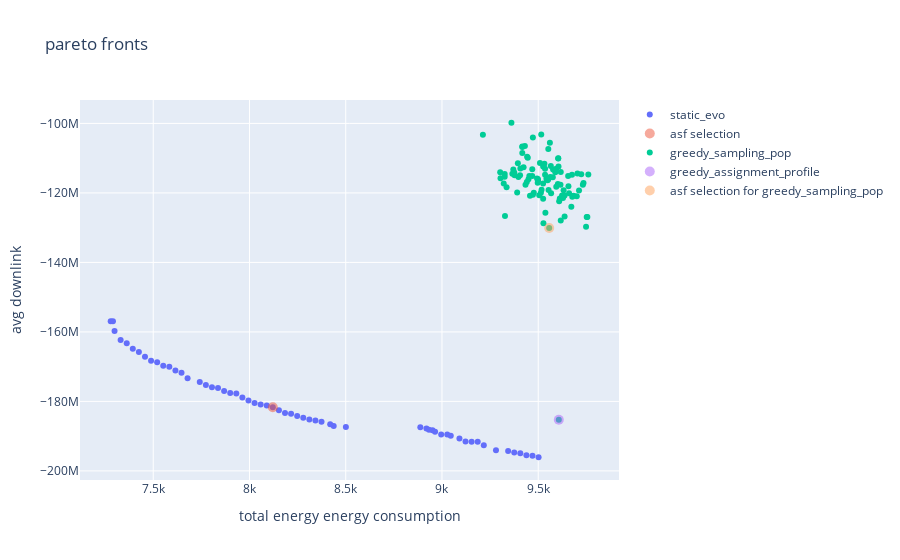
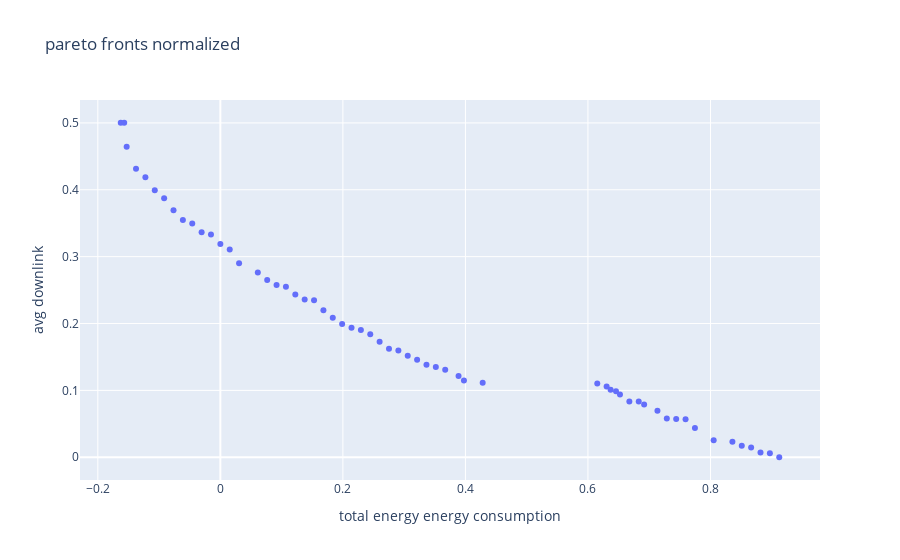
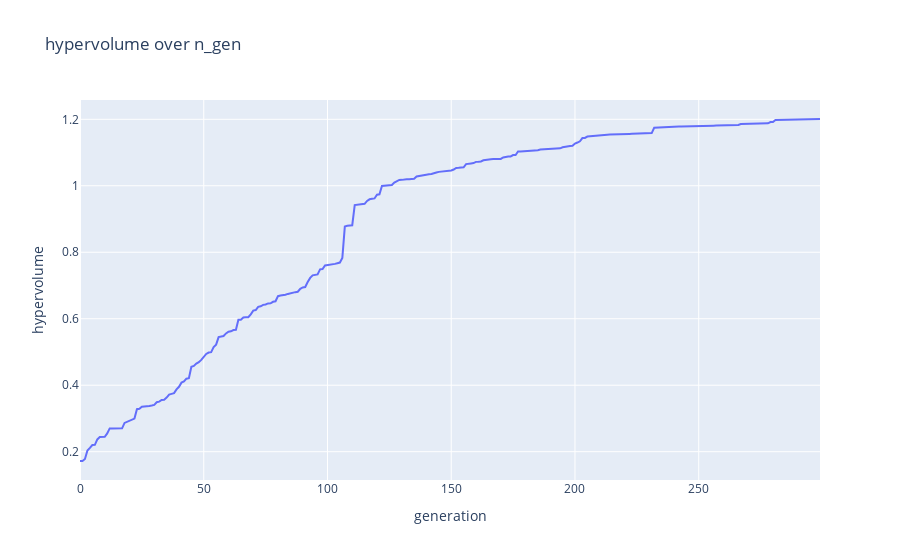

The notebook cell saved with these charts, in order:
### Code cell
fig1 = go.Figure()
fig1.update_layout(
    title=f"pareto fronts",
    xaxis_title="total energy energy consumption",
    yaxis_title="avg downlink")

fig0 = go.Figure()
fig0.update_layout(
    title=f"pareto fronts normalized",
    xaxis_title="total energy energy consumption",
    yaxis_title="avg downlink")

##### add paretofronts of all runs
for index, pareto_front in enumerate(pareto_fronts):

    fig1.add_trace(
        go.Scatter(
            x=np.array(pareto_front)[:,0],
            y=np.array(pareto_front)[:,1],
            mode='markers',
            name=config_names[index],
            )
        )
    
    fig0.add_trace(
        go.Scatter(
            x=np.array(paretor_fronts_normalized[index])[:,0],
            y=np.array(paretor_fronts_normalized[index])[:,1],
            mode='markers',
            name=config_names[index],
            )
        )
    
    i_2 = asf_select(np.array(pareto_front))
    fig1.add_trace(
    go.Scatter(
        x=np.array(pareto_front[i_2][0]),
        y=np.array(pareto_front[i_2][1]),
        mode='markers',
        name= "asf selection",
        opacity= 0.5,
        marker=dict(size=10)
        )
    )

##### add rssi sampling population
son = Son(adjacencies_file_name=f"./datastore/{network_name}/{network_name}_adjacencies.json", parameter_config_file_name=f"./datastore/{network_name}/{config_names[0]}/{config_names[0]}.json")
sampling_pop_objecitve_space = create_greedy_rssi_sampling_pop(results_object["optimization_objectives"], son)
fig1.add_trace(
     go.Scatter(
        x=sampling_pop_objecitve_space[:,0],
        y=sampling_pop_objecitve_space[:,1],
        mode='markers',
        name= "greedy_sampling_pop",
        )
    )
###### highlight greedy assignment activation profile
fig1.add_trace(
    go.Scatter(
        x=np.array(sampling_pop_objecitve_space[-1][0]),
        y=np.array(sampling_pop_objecitve_space[-1][1]),
        mode='markers',
        name= "greedy_assignment_profile",
        opacity= 0.5,
        marker=dict(size=10)
        )
    )
##### highlight asf selection from rssi_sampling
i = asf_select(sampling_pop_objecitve_space)
fig1.add_trace(
    go.Scatter(
        x=np.array(sampling_pop_objecitve_space[i][0]),
        y=np.array(sampling_pop_objecitve_space[i][1]),
        mode='markers',
        name= "asf selection for greedy_sampling_pop",
        opacity= 0.5,
        marker=dict(size=10)
        )
    )

fig2 = go.Figure()
fig2.update_layout(
    title="hypervolume over n_gen",
    xaxis_title="generation",
    yaxis_title="hypervolume")

for index, hyper_volume_history in enumerate(hyper_volume_histories):
    fig2.add_trace(
        go.Scatter(
            x=list(range(0, len(hyper_volume_history))),
            y=hyper_volume_history,
            mode='lines',
            name=config_names[index],
            ))


fig1.show()
fig0.show()
fig2.show()

### Figure 1 — Plotly figure (JSON) as saved in the notebook; plotly's stock layout.template omitted (floating-point values rounded to 4 significant figures)
{"data": [{"mode": "markers", "name": "static_evo", "type": "scatter", "x": [9502.0, 9046.0, 9122.0, 8996.0, 8951.0, 9344.0, 8888.0, 7742.0, 9217.0, 9407.0, 9470.0, 9375.0, 9186.0, 9154.0, 8248.0, 8501.0, 8438.0, 8121.0, 7647.0, 8090.0, 7805.0, 8919.0, 8419.0, 8311.0, 7932.0, 7299.0, 8964.0, 8374.0, 8153.0, 7520.0, 8216.0, 7279.0, 8026.0, 7457.0, 7615.0, 9027.0, 7584.0, 7394.0, 8343.0, 7900.0, 9280.0, 8933.0, 7868.0, 8058.0, 7963.0, 9091.0, 7331.0, 7291.0, 7837.0, 7995.0, 7773.0, 7426.0, 7362.0, 7489.0, 7552.0, 7679.0, 9439.0, 8279.0, 8185.0], "y": [-196100000.0, -189900000.0, -191500000.0, -189500000.0, -188300000.0, -194300000.0, -187400000.0, -174400000.0, -192600000.0, -194900000.0, -195600000.0, -194700000.0, -191600000.0, -191600000.0, -184200000.0, -187400000.0, -187100000.0, -181700000.0, -171800000.0, -181200000.0, -175900000.0, -187800000.0, -186600000.0, -185200000.0, -177700000.0, -159700000.0, -188700000.0, -185800000.0, -182500000.0, -168700000.0, -183600000.0, -156900000.0, -180500000.0, -167200000.0, -171100000.0, -189500000.0, -170000000.0, -164800000.0, -185500000.0, -177600000.0, -194100000.0, -188200000.0, -177000000.0, -180900000.0, -178900000.0, -190600000.0, -162300000.0, -156900000.0, -176100000.0, -179800000.0, -175300000.0, -165800000.0, -163300000.0, -168300000.0, -169800000.0, -173400000.0, -195500000.0, -184700000.0, -183400000.0]}, {"marker": {"size": 10}, "mode": "markers", "name": "asf selection", "opacity": 0.5, "type": "scatter", "x": [8121.0], "y": [-181700000.0]}, {"mode": "markers", "name": "greedy_sampling_pop", "type": "scatter", "x": [9589.0, 9604.0, 9377.0, 9605.0, 9552.0, 9371.0, 9712.0, 9472.0, 9724.0, 9469.0, 9594.0, 9567.0, 9454.0, 9516.0, 9609.0, 9655.0, 9213.0, 9537.0, 9424.0, 9514.0, 9732.0, 9629.0, 9632.0, 9449.0, 9505.0, 9617.0, 9544.0, 9457.0, 9535.0, 9336.0, 9617.0, 9302.0, 9752.0, 9390.0, 9327.0, 9499.0, 9441.0, 9407.0, 9527.0, 9525.0, 9469.0, 9361.0, 9562.0, 9735.0, 9677.0, 9576.0, 9561.0, 9557.0, 9494.0, 9675.0, 9517.0, 9499.0, 9748.0, 9612.0, 9477.0, 9397.0, 9326.0, 9760.0, 9304.0, 9472.0, 9565.0, 9602.0, 9431.0, 9615.0, 9525.0, 9554.0, 9544.0, 9497.0, 9672.0, 9366.0, 9446.0, 9417.0, 9509.0, 9434.0, 9755.0, 9532.0, 9660.0, 9624.0, 9321.0, 9577.0, 9704.0, 9442.0, 9525.0, 9535.0, 9376.0, 9417.0, 9394.0, 9417.0, 9684.0, 9657.0, 9637.0, 9604.0, 9326.0, 9406.0, 9594.0, 9549.0, 9637.0, 9552.0, 9700.0, 9607.0], "y": [-114000000.0, -110100000.0, -114900000.0, -112400000.0, -107400000.0, -113200000.0, -119300000.0, -120500000.0, -114600000.0, -115100000.0, -118200000.0, -120100000.0, -115100000.0, -103200000.0, -122400000.0, -115100000.0, -103300000.0, -125700000.0, -112600000.0, -120000000.0, -117700000.0, -121500000.0, -119200000.0, -116100000.0, -120700000.0, -127900000.0, -115900000.0, -120800000.0, -113100000.0, -118400000.0, -114000000.0, -114100000.0, -126900000.0, -119900000.0, -126600000.0, -116100000.0, -116900000.0, -113000000.0, -128700000.0, -121700000.0, -113200000.0, -99810000.0, -115400000.0, -117100000.0, -121100000.0, -115500000.0, -105500000.0, -130100000.0, -115800000.0, -114800000.0, -119100000.0, -116500000.0, -129800000.0, -121600000.0, -119900000.0, -115400000.0, -114500000.0, -114700000.0, -115800000.0, -104000000.0, -112200000.0, -117500000.0, -106500000.0, -117600000.0, -117300000.0, -119100000.0, -115900000.0, -117100000.0, -124000000.0, -114500000.0, -109900000.0, -106600000.0, -111400000.0, -117700000.0, -126900000.0, -111600000.0, -120100000.0, -120700000.0, -117300000.0, -113200000.0, -114400000.0, -109600000.0, -112400000.0, -114800000.0, -114100000.0, -106800000.0, -111500000.0, -108500000.0, -120800000.0, -118100000.0, -120800000.0, -110000000.0, -115300000.0, -114900000.0, -113100000.0, -116300000.0, -126800000.0, -116100000.0, -121000000.0, -185300000.0]}, {"marker": {"size": 10}, "mode": "markers", "name": "greedy_assignment_profile", "opacity": 0.5, "type": "scatter", "x": [9607.0], "y": [-185300000.0]}, {"marker": {"size": 10}, "mode": "markers", "name": "asf selection for greedy_sampling_pop", "opacity": 0.5, "type": "scatter", "x": [9557.0], "y": [-130100000.0]}], "layout": {"title": {"text": "pareto fronts"}, "xaxis": {"title": {"text": "total energy energy consumption"}}, "yaxis": {"title": {"text": "avg downlink"}}}}

### Figure 2 — Plotly figure (JSON) as saved in the notebook; plotly's stock layout.template omitted (floating-point values rounded to 4 significant figures)
{"data": [{"mode": "markers", "name": "static_evo", "type": "scatter", "x": [0.9123, 0.6917, 0.7287, 0.6676, 0.6458, 0.8358, 0.6152, 0.06117, 0.7746, 0.8664, 0.897, 0.8511, 0.7593, 0.744, 0.3058, 0.4282, 0.3976, 0.2447, 0.01529, 0.2294, 0.09175, 0.6305, 0.3888, 0.3364, 0.1529, -0.1529, 0.6523, 0.367, 0.26, -0.04588, 0.2906, -0.1626, 0.1988, -0.07646, 0, 0.6829, -0.01529, -0.107, 0.3517, 0.1376, 0.8052, 0.637, 0.1223, 0.2141, 0.1682, 0.7135, -0.1376, -0.1569, 0.107, 0.1835, 0.07646, -0.09175, -0.1223, -0.06117, -0.03058, 0.03058, 0.8817, 0.3211, 0.2753], "y": [0, 0.07906, 0.05791, 0.08348, 0.09888, 0.02325, 0.1104, 0.2763, 0.04383, 0.01469, 0.005875, 0.01712, 0.05678, 0.05705, 0.1517, 0.1114, 0.1148, 0.1839, 0.3108, 0.1904, 0.2576, 0.1059, 0.1215, 0.1384, 0.2348, 0.4643, 0.09391, 0.1308, 0.1728, 0.3496, 0.1598, 0.5003, 0.1992, 0.3695, 0.3189, 0.08348, 0.3332, 0.3992, 0.135, 0.236, 0.02547, 0.1008, 0.2432, 0.1936, 0.22, 0.06937, 0.4314, 0.5001, 0.255, 0.2085, 0.2652, 0.3873, 0.4189, 0.3547, 0.3363, 0.2903, 0.006944, 0.1457, 0.1623]}], "layout": {"title": {"text": "pareto fronts normalized"}, "xaxis": {"title": {"text": "total energy energy consumption"}}, "yaxis": {"title": {"text": "avg downlink"}}}}

### Figure 3 — Plotly figure (JSON) as saved in the notebook; plotly's stock layout.template omitted (floating-point values rounded to 4 significant figures; data arrays with more than 128 entries replaced by an {"elided": "..."} marker saying what was removed)
{"data": [{"mode": "lines", "name": "static_evo", "type": "scatter", "x": {"elided": "300 int values"}, "y": {"elided": "300 float values"}}], "layout": {"title": {"text": "hypervolume over n_gen"}, "xaxis": {"title": {"text": "generation"}}, "yaxis": {"title": {"text": "hypervolume"}}}}
